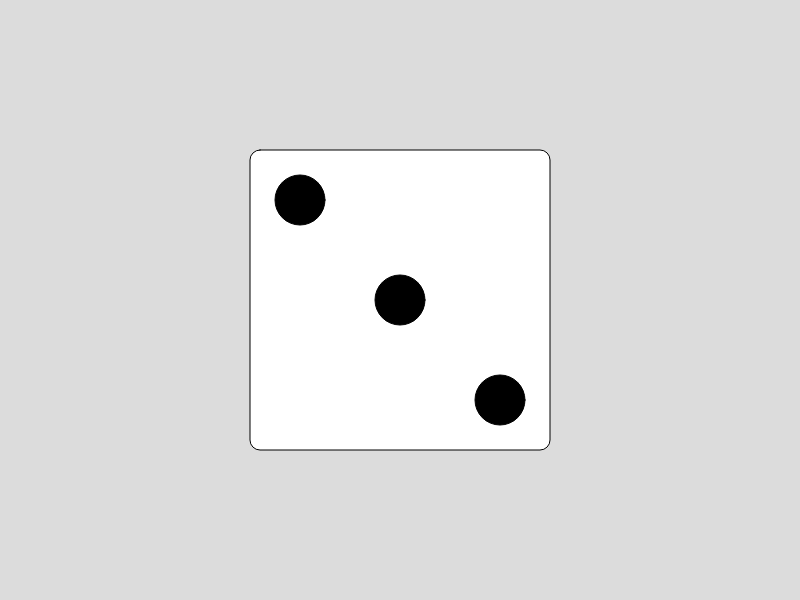
Frame 1 (no input)
Frame 60 (no input): identical to frame 1, image omitted
Frame 120 (the mouse pressed at the canvas centre since frame 60): identical to frame 1, image omitted

The p5.js sketch that drew this single still picture (run headless with seeded random() and noise() and a simulated clock; from frame 60 on, the mouse is pressed at the canvas centre):

// p5.js sketch
// ── sketch.js
let getal = 1; // getal wat we gooien


function setup() {
  createCanvas(800, 600);
}

function draw() {
  background(220);

  fill("white")
  rect (250, 150, 300, 300, 10)

  fill ("black")
  circle (400, 300, 50, 50) // Middel
  circle (300, 200, 50) // linksboven
  circle (500, 400, 50) // rechtsonder








}
